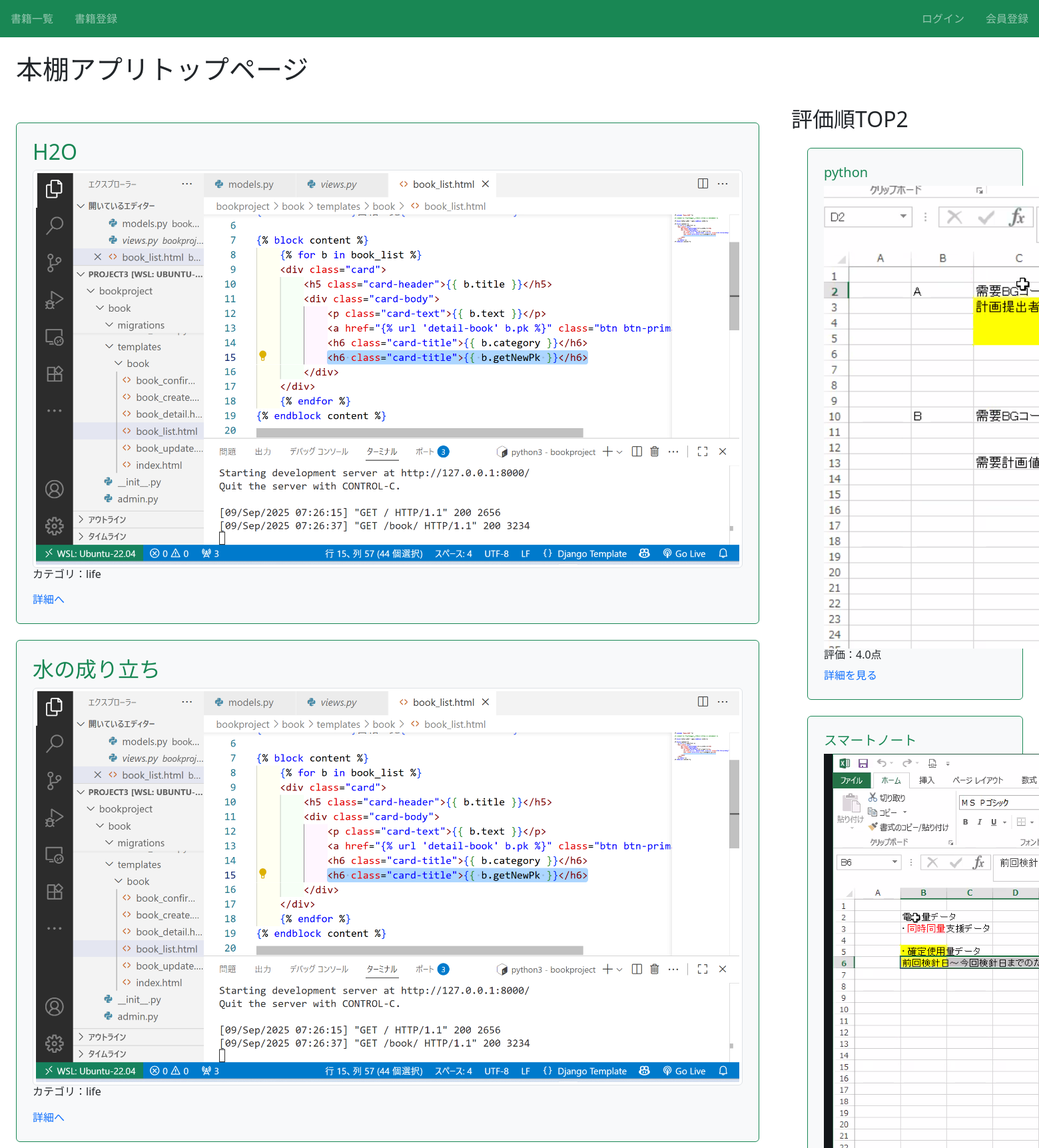
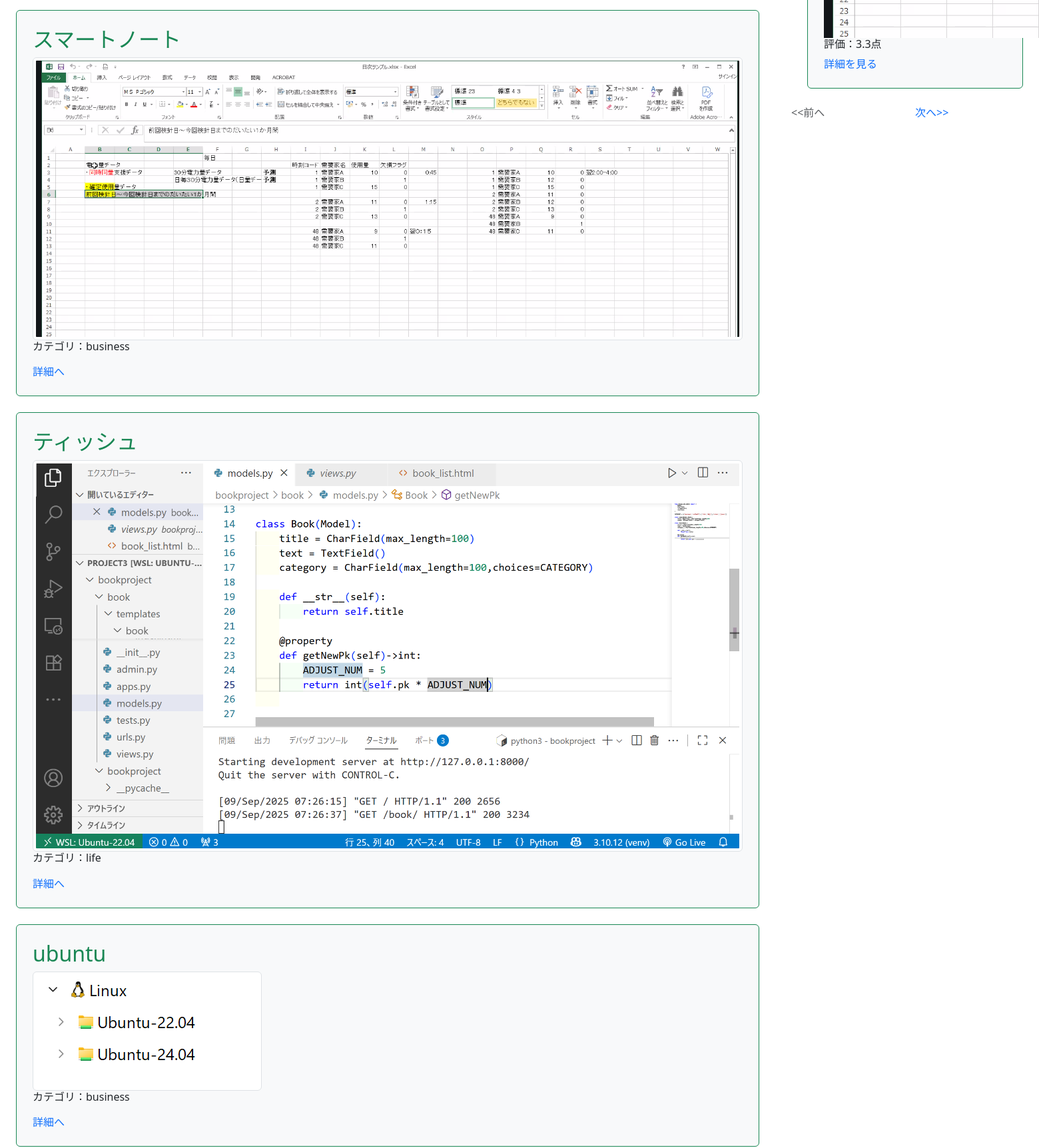
The page / (upper part) on the database its author committed (2 pictures, top to bottom).
### book/models.py (models this page shows, shortened)
class Book(Model):
    title = CharField(max_length=100)
    text = TextField()
    thumbnail = ImageField(null=True, blank=True)
    category = CharField(max_length=100,choices=CATEGORY)
    user = ForeignKey('auth.User',on_delete=CASCADE)

### book/views.py (the view)
# urls.py: path('',index_view,name='index'),
def index_view(request):
    book_list = Book.objects.order_by('-id')
    ranking_list = Book.objects.annotate(avg_rating=Avg('review__rate')).order_by('-avg_rating')
    pagenator:Paginator = Paginator(ranking_list,ITEM_PER_PAGE)
    page_number = request.GET.get('page',1)
    page_obj = pagenator.page(page_number)
    return render(
        request,'book/index.html',{
        'book_list': book_list,
        'ranking_list': ranking_list,
        'page_obj':page_obj,
    })

### book/templates/book/index.html (shortened to what this page needs)
{% extends 'base.html' %}
{% block h1 %}本棚アプリトップページ{% endblock %}
{% block content %}
<div class="row">
    <div class="col-9">
    {% for b in book_list %}
    <div class="p-4 m-4 bg-light border border-success rounded">
        <h2 class="text-success">{{ b.title }}</h5>
        <img src="{{ b.thumbnail.url }}" class="img-thumbnail" />
        <h6>カテゴリ：{{ b.category }}</h6>
        <div class="mt-3">
            <a href="{% url 'detail-book' b.pk %}">詳細へ</a>
        </div>
    </div>
    {% endfor %}
    </div>
    <div class="col-3">
    <h2>評価順TOP2</h2>
    {% for ranking_book in page_obj %}
    <div class="p-4 m-4 bg-light border border-success rounded">
        <h3 class="text-success h5">{{ ranking_book.title }}</h3>
        <img src="{{ ranking_book.thumbnail.url }}" class="imgthumbnail" />
        <h6>評価：{{ranking_book.avg_rating|floatformat:1}}点</h6>
        <a href="{% url 'detail-book' ranking_book.id %}">詳細を見る</a>
    </div>
    {% endfor %}
    {% include 'book/components/pagination.html' %}
    </div>
</div>
{% endblock content %}

### templates/base.html (shortened to what this page needs)
{% load static %}
<!doctype html>
<html lang="ja">
  <head>
    <link href="https://cdn.jsdelivr.net/npm/bootstrap@5.3.8/dist/css/bootstrap.min.css" rel="stylesheet">
    <link rel="stylesheet" type="text/css" href="{% static 'book/css/style.css' %}">
  </head>
  <body>
    <header>
      <nav class="navbar navbar-dark bg-success sticky-top">
        <div class="navbar-nav d-flex flex-row">
          <a class="nav-link mx-3" href="{% url 'list-book' %}">書籍一覧</a>
          <a class="nav-link mx-3" href="{% url 'create-book' %}">書籍登録</a>
        </div>
        <div class="navbar-nav d-flex flex-row">
        {% if request.user.is_authenticated %}
          <form action="{% url 'accounts:logout' %}" method="post" class="nav-link mx-3">
            {% csrf_token %}
            <input type="submit" value="ログアウト">
          </form>
        {% else %}
          <a class="nav-link mx-3" href="{% url 'accounts:login' %}">ログイン</a>
          <a class="nav-link mx-3" href="{% url 'accounts:signup' %}">会員登録</a>
        {% endif %}
        </div>
      </nav>
      <div class='p-4'>
      <h1>{% block h1 %}{% endblock %}</h1>
    </header>
    <main>
    {% block content %}{% endblock content %}
    </main>
  </body>
</html>

### book/templates/book/components/pagination.html
{% if page_obj.has_other_pages %}
<ul class="list-unstyled m-0 d-flex justify-content-between">
    {% if page_obj.has_previous %}
    <li><a href="?page={{ page_obj.previous_page_number }}">&lt;&lt;前
            へ</a></li>
    {% else %}
    <li class="text-muted">&lt;&lt;前へ</li>
    {% endif %}
    {% if page_obj.has_next %}
    <li><a href="?page={{ page_obj.next_page_number }}">次へ&gt;&gt;</ a>
    </li>
    {% else %}
    <li class="text-muted">次へ&gt;&gt;</li>
    {% endif %}
</ul>
{% endif %}

### book/static/book/css/style.css (style rules this page uses)
a { text-decoration: none !important; }

### rows shown on the page
Book: title "H2O", thumbnail (picture), category "life"
Book: title "水の成り立ち", thumbnail (picture), category "life"
Book: title "スマートノート", thumbnail (picture), category "business", avg_rating "3.3"
Book: title "ティッシュ", thumbnail (picture), category "life"
Book: title "ubuntu", thumbnail (picture), category "business"
Book: title "python", thumbnail (picture), avg_rating "4.0"
